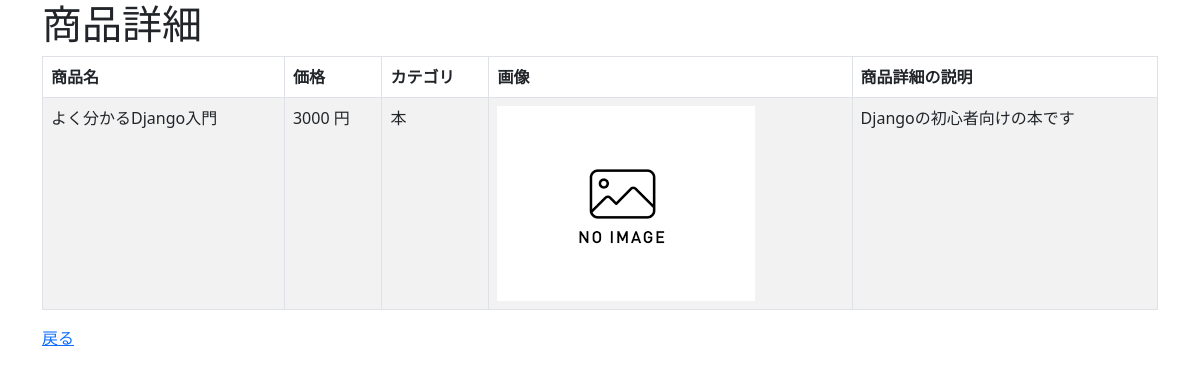
The app's page /crud/detail/1 with its own data.
### crud/models.py (models this page shows, shortened)
class Product(models.Model):
    name = models.CharField(max_length=200)
    price = models.PositiveIntegerField()
    category = models.ForeignKey(Category, on_delete=models.CASCADE)
    img = models.ImageField(blank=True, default='noImage.png')
    detail = models.TextField(blank=True, null=True)

class Category(models.Model):
    name = models.CharField(max_length=200)
    def __str__(self):
         return self.name

### crud/views.py (the view)
# urls.py: path('crud/detail/<int:pk>', views.ProductDetailView.as_view(), name="detail"),
class ProductDetailView(DetailView):
    model = Product

### crud/templates/crud/product_detail.html (shortened to what this page needs)
{% extends "base.html" %}
{% block content %}
<h1>商品詳細</h1>
<table class="table table-striped table-hover table-bordered">
  <thead>
    <tr>
      <th>商品名</th>
      <th>価格</th>
      <th>カテゴリ</th>
      <th>画像</th>
      <th>商品詳細の説明</th>
    </tr>
  </thead>
  <tr>
    <td>{{ product.name }}</td>
    <td>{{ product.price }} 円</td>
    <td>{{ product.category }}</td>
    <td><img src="{{ product.img.url }}" style="width:100px height:auto;"></td>
    <td>{{ product.detail }}</td>
  </tr>
</table>
<a href="{% url 'list' %}">戻る</a>
{% endblock %}

### records on screen
Product: name "よく分かるDjango入門", price "3000", category "本", img (placeholder picture), detail "Djangoの初心者向けの本です"
